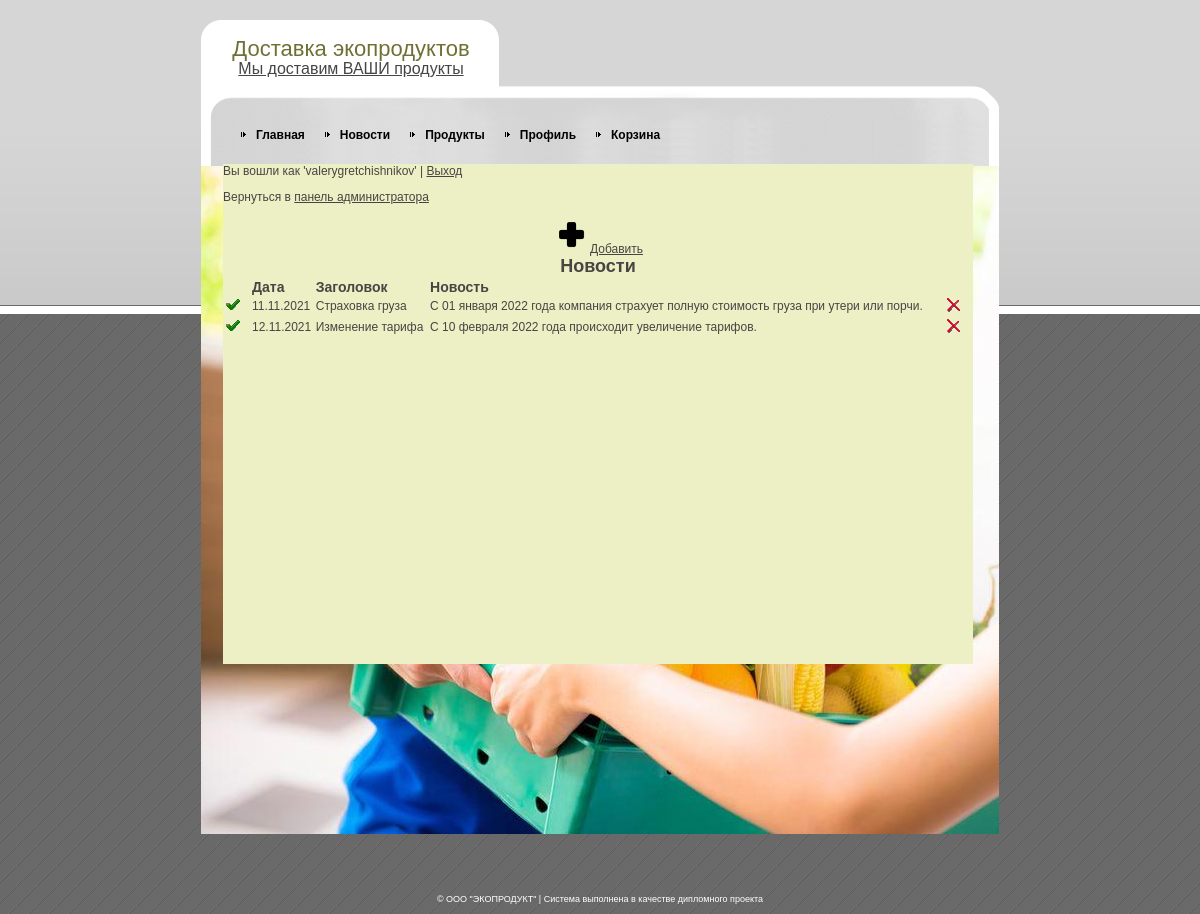
Screenshot of /edit_news.php (signed in) with the database file from the repository.
### tables this page shows
CREATE TABLE IF NOT EXISTS `news` (
  `id` int(11) NOT NULL AUTO_INCREMENT,
  `date` date NOT NULL,
  `title` varchar(30) NOT NULL,
  `news` varchar(250) NOT NULL,
  PRIMARY KEY (`id`)
);

### edit_news.php (the view, shortened to what this page needs)
<?php
require "lib_db.php";
?>
<!DOCTYPE html PUBLIC "-//W3C//DTD XHTML 1.0 Strict//EN" "http://www.w3.org/TR/xhtml1/DTD/xhtml1-strict.dtd">
<html xmlns="http://www.w3.org/1999/xhtml" xml:lang="en" lang="en">
<head>
<link rel="stylesheet" href="style.css" type="text/css" charset="utf-8" />
</head>
<body>
<div id="outer">
  <div id="wrapper">
    <div id="body-bot">
      <div id="body-top">
        <div id="logo">
          <h1>Доставка экопродуктов</h1>
          <p><a href="adminform.php" target="_parent">Мы доставим ВАШИ продукты</a></p>
        </div>
        <div id="nav">
          <ul>
          </ul>
        </div>
        <div id="gboxm">
				<?php
				$login = $_SESSION['login'];
				$password = $_SESSION['password'];
				if(empty($login) and empty($password))
				{
					echo "<h2>Ошибка!</h2>";
					echo "<p>Необходимо пройти авторизацию | <a href='adminform.php'>Вход</a></p>";
				}
				else
				{
					echo "<p>Вы вошли как '$login' | <a href='../exit.php'>Выход</a></p>";
					echo "<p>Вернуться в <a href='adminform.php'>панель администратора</a></p>";?>
					<center><a href="edit_newsf.php?id=0"><img height="37" src="images/logos/add.png" alt="add" />Добавить</a>
					<h2>Новости </center></h2>
					<table border="0" cellpadding="0" cellspacing="" width="100%">
					<tr>
						<td width=25></td>
						<td><h3>Дата</h3></td>
						<td><h3>Заголовок</h3></td>
						<td><h3>Новость</h3></td>
						<td width=25></td>
					</tr>
					<?
					$items = selectNew();
					foreach($items as $item)
					{?>
						<tr>
						<td><a href="edit_newsf.php?id=<?=$item["id"]?>"><img src="images/logos/edit.ico" alt="edit" /></a></td>
						<td><?=$item["date_format"]?></td>
						<td><?=$item["title"]?></td>
						<td><?=$item["news"]?></td>
						<td><a href="delete_news.php?id=<?=$item["id"]?>"><img src="images/logos/del.ICO" alt="del" /></a></td>
						</tr>
					<?}
						echo "</table>";
					}?>
        </div>
      </div>
    </div>
  </div>
</div>
<div id="copyright"> &copy; ООО "ЭКОПРОДУКТ" | Система выполнена в качестве дипломного проекта</div>
</body>
</html>

### style.css (style rules this page uses)
html, body, h1, h2, h3, h4 { margin: 0; padding: 0; }
img { border: 0; }
a { color: #464544; }
body { background: url(images/logos/page_bg.gif); text-align: center; font: 12px arial, sans-serif; color: #464544; padding-bottom: 10px; }
#outer { background: top left url(images/logos/page_bg_top.gif) repeat-x; padding-top: 20px; }
#wrapper { text-align: left; margin: auto; width: 798px; position: relative; background: url(images/logos/body_bg.gif) repeat-y; }
#body-bot { background: bottom left url(images/logos/body_bg_bot.jpg) no-repeat; }
#body-top { background: url(images/logos/body_bg_top.gif) no-repeat; min-height: 800px; _height: 800px; padding-bottom: 14px; }
#logo { width: 25em; text-align: center; }
#logo h1 { color: #6F7033; font: 22px "Arial narrow", arial, sans-serif; line-height: 1; padding-top: 0.8em; }
#logo p { color: #464544; font: 16px "Arial narrow", arial, sans-serif; margin: 0; }
#nav { margin-top: 50px; }
#gboxm { width: 750px; min-height: 500px; margin-top: 22px; margin-left: 22px; margin-bottom: 22px; background-color: #EDF0C4; }
#copyright { font-size: 9px; color: #fff; margin-top: 60px; }

### rows the page displays
news: date_format "11.11.2021", title "Страховка груза", news "С 01 января 2022 года компания страхует полную стоимость груза при утери или порчи."
news: date_format "12.11.2021", title "Изменение тарифа", news "С 10 февраля 2022 года происходит увеличение тарифов."

### other values shown
$login "valerygretchishnikov"
